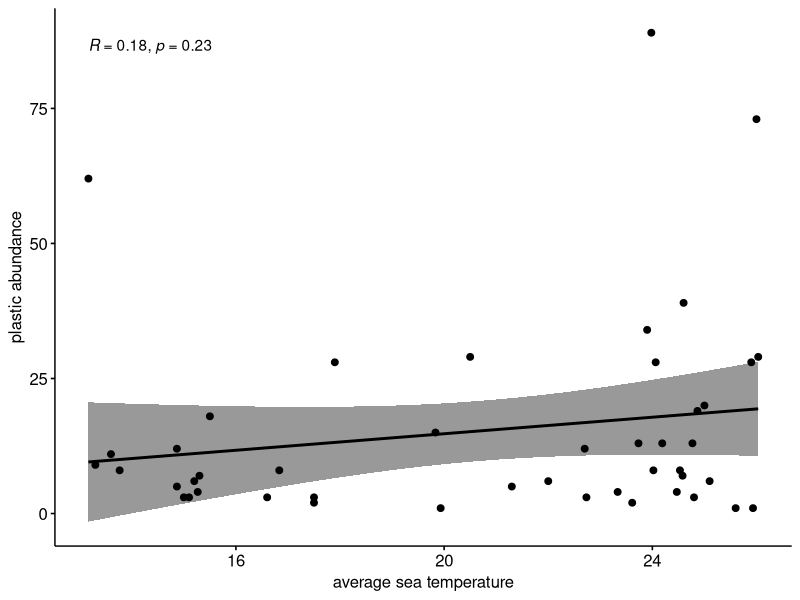
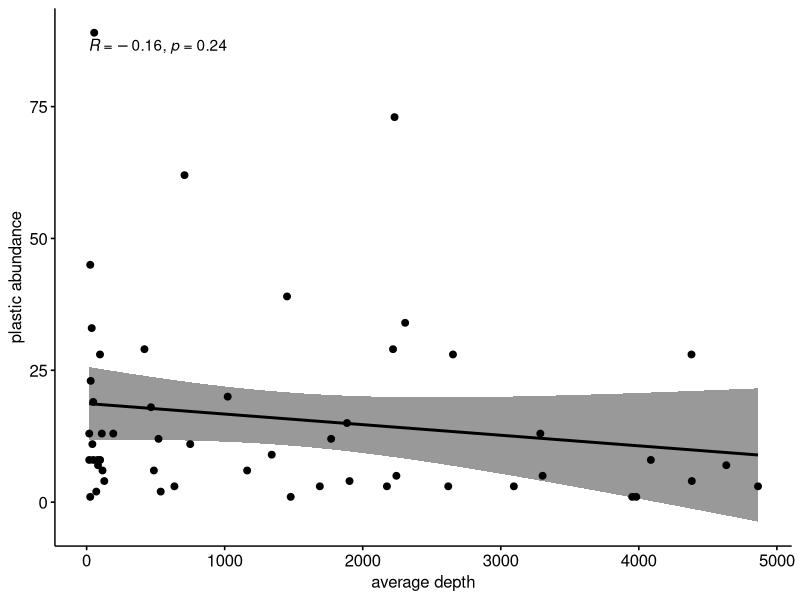
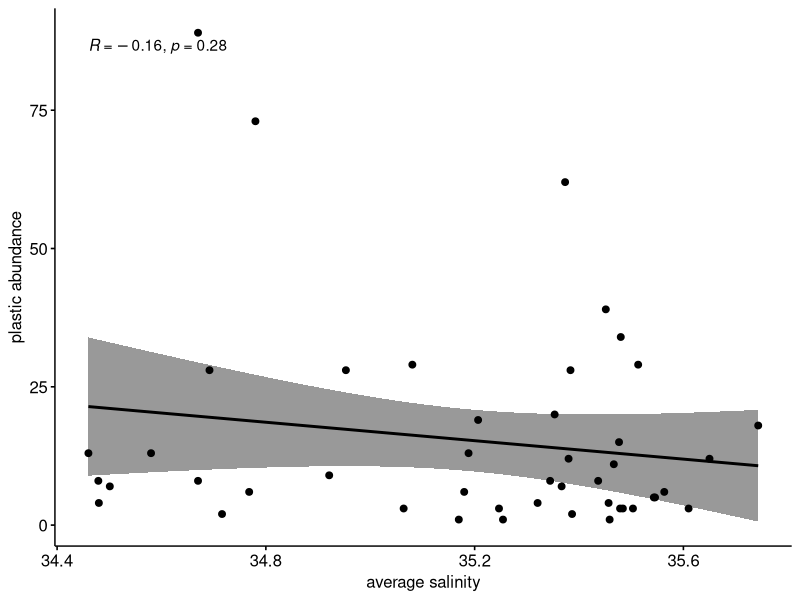

The R source for these figures, in order:
#The biological hypothesis that are being tested are as follows:
#1. The lower the depth the higher the abundance of plastics will be found.
#2. The higher the salinity the higher the abundance of plastics will be found.
#3. The higher the temperature the higher the abundance of plastics will be found.

#The dependent variable of this test is the plastic abundance 
#The independent variables of this test are environmental conditions being compared (e.g. sea temperature, depth and salinity)

#The statistical analysis being used in this test is the Kendall Rank Correlation Test which is a non-parametric test used to measure the correlation of two variables 
#The statistical null hypothesis is 
#The assumptions of the statistical analysis is 

install.packages(readr)
library(readr)
install.packages(ggpubr)
library(ggpubr)
install.packages(tidyverse)
library(tidyverse)

nettows_info <- read_csv("data/nettows_info.csv")
plastics_info <- read_csv("data/plastics_info.csv")

plastics_abund <- count(plastics_info, NetStation)

avtemp <- nettows_info %>% 
  group_by(NetStation) %>%
  summarize(averaged.ST = mean(SeaTemperature)) 

avdepth <- nettows_info %>% 
  group_by(NetStation) %>%
  summarize(averaged.depth = mean(Depth)) 

avsalinity <- nettows_info %>% 
  group_by(NetStation) %>%
  summarize(averaged.sal = mean(Salinity)) 

list <- list(plastics_abund, avtemp, avdepth, avsalinity)      
data <- Reduce(function(x, y) merge(x, y, all=TRUE), list) 

ggscatter(data, x = "averaged.ST", y = "n", 
          add = "reg.line", conf.int = TRUE, 
          cor.coef = TRUE, cor.method = "pearson",
          xlab = "average sea temperature", ylab = "plastic abundance")

ggscatter(data, x = "averaged.depth", y = "n", 
          add = "reg.line", conf.int = TRUE, 
          cor.coef = TRUE, cor.method = "pearson",
          xlab = "average depth", ylab = "plastic abundance")

ggscatter(data, x = "averaged.sal", y = "n", 
          add = "reg.line", conf.int = TRUE, 
          cor.coef = TRUE, cor.method = "pearson",
          xlab = "average salinity", ylab = "plastic abundance")

shapiro.test(data$n)
shapiro.test(data$averaged.ST)
shapiro.test(data$averaged.depth)
shapiro.test(data$averaged.sal)

temperature_pearsons <- cor.test(data$n, data$averaged.ST, 
                method = "kendall")
depth_pearsons <- cor.test(data$n, data$averaged.depth, 
                method = "kendall")
salinity_pearsons <- cor.test(data$n, data$averaged.sal, 
                method = "kendall")

temperature_pearsons
depth_pearsons
salinity_pearsons
